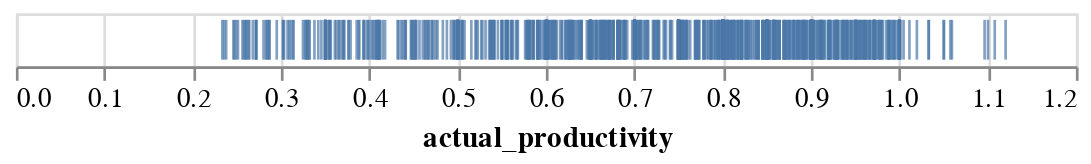

The cell this chart's notebook holds for it:
### Code cell
# distribution of workers over time
import altair as alt
import pandas as pd
data = pd.read_csv("gar_data.csv")
alt.Chart(data).mark_tick().encode(
    x='actual_productivity',
)

### Figure 1 — Vega-Lite specification as saved in the notebook (floating-point values rounded to 4 significant figures; data arrays with more than 128 entries replaced by an {"elided": "..."} marker saying what was removed)
{"config": {"view": {"continuousWidth": 400, "continuousHeight": 300}}, "data": {"name": "data-ab4b382272822498bc1c154d80edb0fe"}, "mark": "tick", "encoding": {"x": {"type": "quantitative", "field": "actual_productivity"}}, "$schema": "https://vega.github.io/schema/vega-lite/v4.8.1.json", "datasets": {"data-ab4b382272822498bc1c154d80edb0fe": {"elided": "1197 records"}}}
